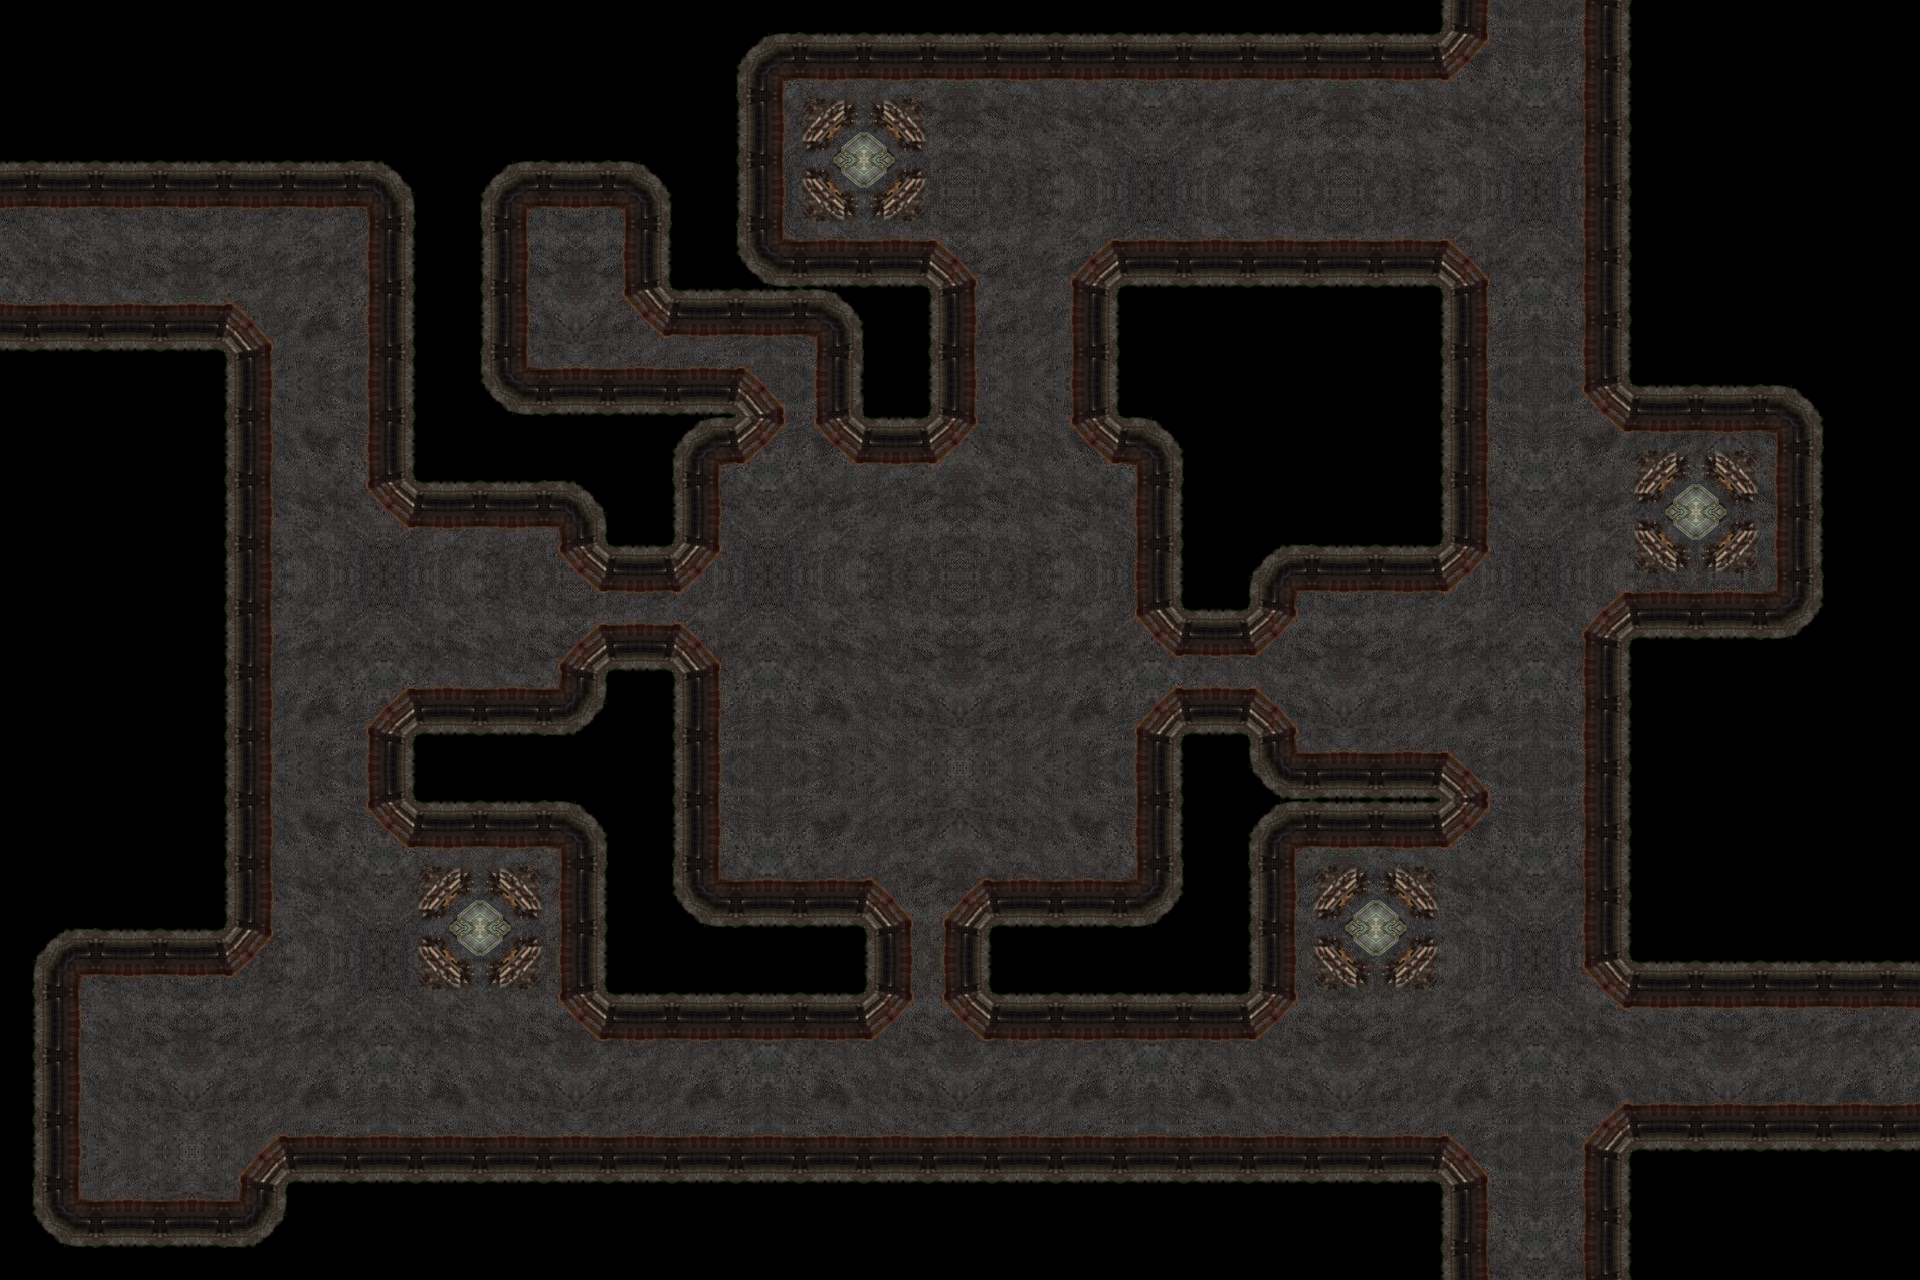

A 2D game scene composited from a Tiled map and its tileset images. What follows is a short description and the map's XML, with each tile layer's data collapsed to a summary:
An orthogonal 60x40 tile map with 32x32 px tiles, 4 tile layers (Земля, Дорога, Основание, Место).

<map version="1.0" tiledversion="1.1.4" orientation="orthogonal" renderorder="left-down" width="60" height="40" tilewidth="32" tileheight="32" infinite="0" nextobjectid="1">
 <tileset firstgid="1" name="tiles" tilewidth="32" tileheight="32" tilecount="1728" columns="32">
  <image source="textures/tiles.png" trans="000000" width="1024" height="1728" />
 </tileset>
 <layer name="Земля" width="60" height="40">
  <data>[2400 cells, 1170 non-empty, 36 distinct tile ids]</data>
 </layer>
 <layer name="Дорога" width="60" height="40">
  <data>[2400 cells, 834 non-empty, 11 distinct tile ids]</data>
 </layer>
 <group name="Пушки">
  <layer name="Основание" width="60" height="40">
   <data>[2400 cells, 64 non-empty, 4 distinct tile ids]</data>
  </layer>
  <layer name="Место" width="60" height="40">
   <data>[2400 cells, 16 non-empty, 1 distinct tile ids]</data>
  </layer>
 </group>
</map>
